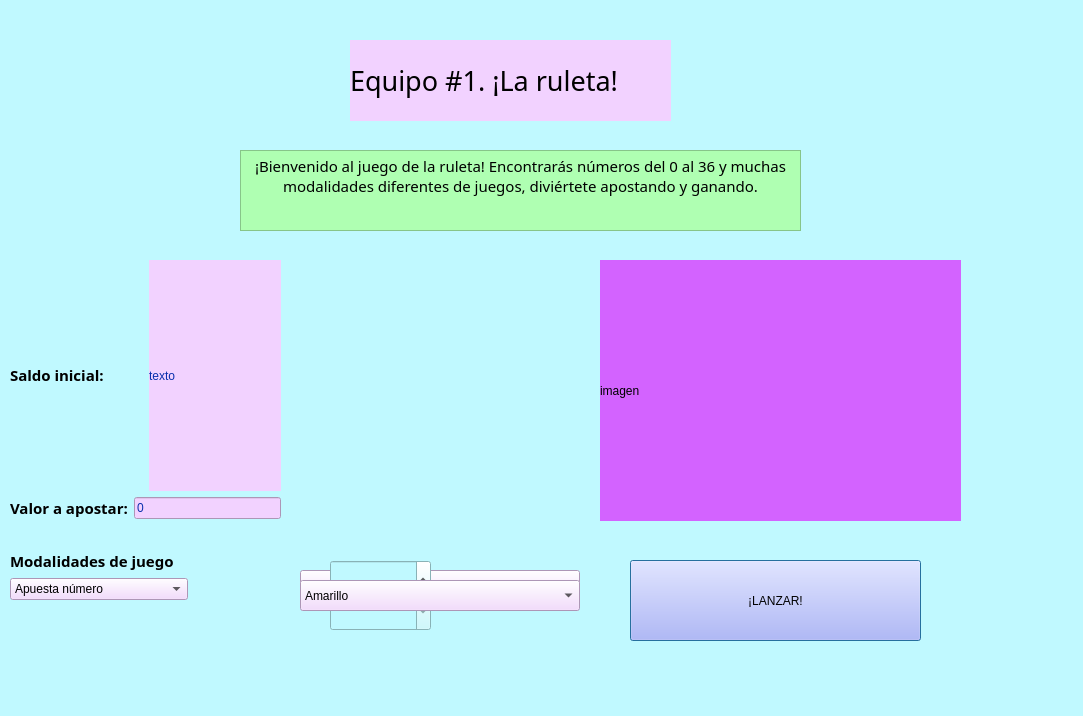
<?xml version="1.0" encoding="UTF-8"?>
<ui version="4.0">
 <class>Dialog</class>
 <widget class="QDialog" name="Dialog">
  <property name="geometry">
   <rect>
    <x>0</x>
    <y>0</y>
    <width>1083</width>
    <height>716</height>
   </rect>
  </property>
  <property name="windowTitle">
   <string>Dialog</string>
  </property>
  <property name="styleSheet">
   <string notr="true">background-color: rgb(192, 249, 255);
alternate-background-color: rgb(255, 170, 255);</string>
  </property>
  <widget class="QLabel" name="label_3">
   <property name="geometry">
    <rect>
     <x>350</x>
     <y>40</y>
     <width>321</width>
     <height>81</height>
    </rect>
   </property>
   <property name="font">
    <font>
     <family>Rufina</family>
     <pointsize>20</pointsize>
     <weight>9</weight>
     <italic>false</italic>
     <bold>false</bold>
    </font>
   </property>
   <property name="styleSheet">
    <string notr="true">font: 75 20pt &quot;Rufina&quot;;
background-color: rgb(242, 210, 255);</string>
   </property>
   <property name="text">
    <string>Equipo #1. ¡La ruleta!</string>
   </property>
  </widget>
  <widget class="QTextBrowser" name="textBrowser">
   <property name="geometry">
    <rect>
     <x>240</x>
     <y>150</y>
     <width>561</width>
     <height>81</height>
    </rect>
   </property>
   <property name="font">
    <font>
     <family>Rufina</family>
     <pointsize>12</pointsize>
     <weight>9</weight>
     <italic>false</italic>
     <bold>false</bold>
    </font>
   </property>
   <property name="styleSheet">
    <string notr="true">background-color: rgb(175, 255, 178);
font: 75 12pt &quot;Rufina&quot;;</string>
   </property>
   <property name="html">
    <string>&lt;!DOCTYPE HTML PUBLIC &quot;-//W3C//DTD HTML 4.0//EN&quot; &quot;http://www.w3.org/TR/REC-html40/strict.dtd&quot;&gt;
&lt;html&gt;&lt;head&gt;&lt;meta name=&quot;qrichtext&quot; content=&quot;1&quot; /&gt;&lt;style type=&quot;text/css&quot;&gt;
p, li { white-space: pre-wrap; }
&lt;/style&gt;&lt;/head&gt;&lt;body style=&quot; font-family:'Rufina'; font-size:12pt; font-weight:72; font-style:normal;&quot;&gt;
&lt;p align=&quot;center&quot; style=&quot; margin-top:0px; margin-bottom:0px; margin-left:0px; margin-right:0px; -qt-block-indent:0; text-indent:0px;&quot;&gt;&lt;span style=&quot; font-family:'MS Shell Dlg 2'; font-size:11pt; font-weight:400;&quot;&gt;¡Bienvenido al juego de la ruleta! Encontrarás números del 0 al 36 y muchas modalidades diferentes de juegos, diviértete apostando y ganando.&lt;/span&gt;&lt;/p&gt;&lt;/body&gt;&lt;/html&gt;</string>
   </property>
  </widget>
  <widget class="QPushButton" name="_Lanzar">
   <property name="geometry">
    <rect>
     <x>630</x>
     <y>560</y>
     <width>291</width>
     <height>81</height>
    </rect>
   </property>
   <property name="styleSheet">
    <string notr="true">background-color: rgb(170, 170, 255);
font: 12pt &quot;Rufina&quot;;</string>
   </property>
   <property name="text">
    <string>¡LANZAR!</string>
   </property>
  </widget>
  <widget class="QLabel" name="_imagen">
   <property name="geometry">
    <rect>
     <x>600</x>
     <y>260</y>
     <width>361</width>
     <height>261</height>
    </rect>
   </property>
   <property name="styleSheet">
    <string notr="true">background-color: rgb(211, 99, 255);</string>
   </property>
   <property name="text">
    <string>imagen</string>
   </property>
  </widget>
  <widget class="QWidget" name="verticalLayoutWidget">
   <property name="geometry">
    <rect>
     <x>10</x>
     <y>260</y>
     <width>271</width>
     <height>259</height>
    </rect>
   </property>
   <layout class="QVBoxLayout" name="verticalLayout">
    <item>
     <layout class="QHBoxLayout" name="horizontalLayout">
      <item>
       <widget class="QLabel" name="label">
        <property name="palette">
         <palette>
          <active>
           <colorrole role="WindowText">
            <brush brushstyle="SolidPattern">
             <color alpha="255">
              <red>0</red>
              <green>0</green>
              <blue>0</blue>
             </color>
            </brush>
           </colorrole>
           <colorrole role="Button">
            <brush brushstyle="SolidPattern">
             <color alpha="255">
              <red>192</red>
              <green>249</green>
              <blue>255</blue>
             </color>
            </brush>
           </colorrole>
           <colorrole role="Base">
            <brush brushstyle="SolidPattern">
             <color alpha="255">
              <red>192</red>
              <green>249</green>
              <blue>255</blue>
             </color>
            </brush>
           </colorrole>
           <colorrole role="Window">
            <brush brushstyle="SolidPattern">
             <color alpha="255">
              <red>192</red>
              <green>249</green>
              <blue>255</blue>
             </color>
            </brush>
           </colorrole>
           <colorrole role="AlternateBase">
            <brush brushstyle="SolidPattern">
             <color alpha="255">
              <red>255</red>
              <green>170</green>
              <blue>255</blue>
             </color>
            </brush>
           </colorrole>
          </active>
          <inactive>
           <colorrole role="WindowText">
            <brush brushstyle="SolidPattern">
             <color alpha="255">
              <red>0</red>
              <green>0</green>
              <blue>0</blue>
             </color>
            </brush>
           </colorrole>
           <colorrole role="Button">
            <brush brushstyle="SolidPattern">
             <color alpha="255">
              <red>192</red>
              <green>249</green>
              <blue>255</blue>
             </color>
            </brush>
           </colorrole>
           <colorrole role="Base">
            <brush brushstyle="SolidPattern">
             <color alpha="255">
              <red>192</red>
              <green>249</green>
              <blue>255</blue>
             </color>
            </brush>
           </colorrole>
           <colorrole role="Window">
            <brush brushstyle="SolidPattern">
             <color alpha="255">
              <red>192</red>
              <green>249</green>
              <blue>255</blue>
             </color>
            </brush>
           </colorrole>
           <colorrole role="AlternateBase">
            <brush brushstyle="SolidPattern">
             <color alpha="255">
              <red>255</red>
              <green>170</green>
              <blue>255</blue>
             </color>
            </brush>
           </colorrole>
          </inactive>
          <disabled>
           <colorrole role="WindowText">
            <brush brushstyle="SolidPattern">
             <color alpha="255">
              <red>120</red>
              <green>120</green>
              <blue>120</blue>
             </color>
            </brush>
           </colorrole>
           <colorrole role="Button">
            <brush brushstyle="SolidPattern">
             <color alpha="255">
              <red>192</red>
              <green>249</green>
              <blue>255</blue>
             </color>
            </brush>
           </colorrole>
           <colorrole role="Base">
            <brush brushstyle="SolidPattern">
             <color alpha="255">
              <red>192</red>
              <green>249</green>
              <blue>255</blue>
             </color>
            </brush>
           </colorrole>
           <colorrole role="Window">
            <brush brushstyle="SolidPattern">
             <color alpha="255">
              <red>192</red>
              <green>249</green>
              <blue>255</blue>
             </color>
            </brush>
           </colorrole>
           <colorrole role="AlternateBase">
            <brush brushstyle="SolidPattern">
             <color alpha="255">
              <red>255</red>
              <green>170</green>
              <blue>255</blue>
             </color>
            </brush>
           </colorrole>
          </disabled>
         </palette>
        </property>
        <property name="font">
         <font>
          <family>Rufina</family>
         </font>
        </property>
        <property name="text">
         <string>&lt;html&gt;&lt;head/&gt;&lt;body&gt;&lt;p&gt;&lt;span style=&quot; font-size:11pt; font-weight:600;&quot;&gt;Saldo inicial:&lt;/span&gt;&lt;/p&gt;&lt;/body&gt;&lt;/html&gt;</string>
        </property>
       </widget>
      </item>
      <item>
       <widget class="QLabel" name="_saldotexto">
        <property name="styleSheet">
         <string notr="true">background-color: rgb(242, 210, 255);
color: rgb(9, 47, 173);</string>
        </property>
        <property name="text">
         <string>texto</string>
        </property>
       </widget>
      </item>
     </layout>
    </item>
    <item>
     <layout class="QHBoxLayout" name="horizontalLayout_2">
      <item>
       <widget class="QLabel" name="label_4">
        <property name="palette">
         <palette>
          <active>
           <colorrole role="WindowText">
            <brush brushstyle="SolidPattern">
             <color alpha="255">
              <red>0</red>
              <green>0</green>
              <blue>0</blue>
             </color>
            </brush>
           </colorrole>
           <colorrole role="Button">
            <brush brushstyle="SolidPattern">
             <color alpha="255">
              <red>192</red>
              <green>249</green>
              <blue>255</blue>
             </color>
            </brush>
           </colorrole>
           <colorrole role="Base">
            <brush brushstyle="SolidPattern">
             <color alpha="255">
              <red>192</red>
              <green>249</green>
              <blue>255</blue>
             </color>
            </brush>
           </colorrole>
           <colorrole role="Window">
            <brush brushstyle="SolidPattern">
             <color alpha="255">
              <red>192</red>
              <green>249</green>
              <blue>255</blue>
             </color>
            </brush>
           </colorrole>
           <colorrole role="AlternateBase">
            <brush brushstyle="SolidPattern">
             <color alpha="255">
              <red>255</red>
              <green>170</green>
              <blue>255</blue>
             </color>
            </brush>
           </colorrole>
          </active>
          <inactive>
           <colorrole role="WindowText">
            <brush brushstyle="SolidPattern">
             <color alpha="255">
              <red>0</red>
              <green>0</green>
              <blue>0</blue>
             </color>
            </brush>
           </colorrole>
           <colorrole role="Button">
            <brush brushstyle="SolidPattern">
             <color alpha="255">
              <red>192</red>
              <green>249</green>
              <blue>255</blue>
             </color>
            </brush>
           </colorrole>
           <colorrole role="Base">
            <brush brushstyle="SolidPattern">
             <color alpha="255">
              <red>192</red>
              <green>249</green>
              <blue>255</blue>
             </color>
            </brush>
           </colorrole>
           <colorrole role="Window">
            <brush brushstyle="SolidPattern">
             <color alpha="255">
              <red>192</red>
              <green>249</green>
              <blue>255</blue>
             </color>
            </brush>
           </colorrole>
           <colorrole role="AlternateBase">
            <brush brushstyle="SolidPattern">
             <color alpha="255">
              <red>255</red>
              <green>170</green>
              <blue>255</blue>
             </color>
            </brush>
           </colorrole>
          </inactive>
          <disabled>
           <colorrole role="WindowText">
            <brush brushstyle="SolidPattern">
             <color alpha="255">
              <red>120</red>
              <green>120</green>
              <blue>120</blue>
             </color>
            </brush>
           </colorrole>
           <colorrole role="Button">
            <brush brushstyle="SolidPattern">
             <color alpha="255">
              <red>192</red>
              <green>249</green>
              <blue>255</blue>
             </color>
            </brush>
           </colorrole>
           <colorrole role="Base">
            <brush brushstyle="SolidPattern">
             <color alpha="255">
              <red>192</red>
              <green>249</green>
              <blue>255</blue>
             </color>
            </brush>
           </colorrole>
           <colorrole role="Window">
            <brush brushstyle="SolidPattern">
             <color alpha="255">
              <red>192</red>
              <green>249</green>
              <blue>255</blue>
             </color>
            </brush>
           </colorrole>
           <colorrole role="AlternateBase">
            <brush brushstyle="SolidPattern">
             <color alpha="255">
              <red>255</red>
              <green>170</green>
              <blue>255</blue>
             </color>
            </brush>
           </colorrole>
          </disabled>
         </palette>
        </property>
        <property name="font">
         <font>
          <family>Rufina</family>
         </font>
        </property>
        <property name="text">
         <string>&lt;html&gt;&lt;head/&gt;&lt;body&gt;&lt;p&gt;&lt;span style=&quot; font-size:11pt; font-weight:600;&quot;&gt;Valor a apostar:&lt;/span&gt;&lt;/p&gt;&lt;/body&gt;&lt;/html&gt;</string>
        </property>
       </widget>
      </item>
      <item>
       <widget class="QLineEdit" name="_valorApostar">
        <property name="styleSheet">
         <string notr="true">background-color: rgb(242, 210, 255);
color: rgb(9, 47, 173);</string>
        </property>
        <property name="text">
         <string>0</string>
        </property>
       </widget>
      </item>
     </layout>
    </item>
   </layout>
  </widget>
  <widget class="QWidget" name="formLayoutWidget">
   <property name="geometry">
    <rect>
     <x>10</x>
     <y>550</y>
     <width>285</width>
     <height>101</height>
    </rect>
   </property>
   <layout class="QFormLayout" name="formLayout">
    <item row="0" column="0">
     <widget class="QLabel" name="label_7">
      <property name="palette">
       <palette>
        <active>
         <colorrole role="WindowText">
          <brush brushstyle="SolidPattern">
           <color alpha="255">
            <red>0</red>
            <green>0</green>
            <blue>0</blue>
           </color>
          </brush>
         </colorrole>
         <colorrole role="Button">
          <brush brushstyle="SolidPattern">
           <color alpha="255">
            <red>192</red>
            <green>249</green>
            <blue>255</blue>
           </color>
          </brush>
         </colorrole>
         <colorrole role="Base">
          <brush brushstyle="SolidPattern">
           <color alpha="255">
            <red>192</red>
            <green>249</green>
            <blue>255</blue>
           </color>
          </brush>
         </colorrole>
         <colorrole role="Window">
          <brush brushstyle="SolidPattern">
           <color alpha="255">
            <red>192</red>
            <green>249</green>
            <blue>255</blue>
           </color>
          </brush>
         </colorrole>
         <colorrole role="AlternateBase">
          <brush brushstyle="SolidPattern">
           <color alpha="255">
            <red>255</red>
            <green>170</green>
            <blue>255</blue>
           </color>
          </brush>
         </colorrole>
        </active>
        <inactive>
         <colorrole role="WindowText">
          <brush brushstyle="SolidPattern">
           <color alpha="255">
            <red>0</red>
            <green>0</green>
            <blue>0</blue>
           </color>
          </brush>
         </colorrole>
         <colorrole role="Button">
          <brush brushstyle="SolidPattern">
           <color alpha="255">
            <red>192</red>
            <green>249</green>
            <blue>255</blue>
           </color>
          </brush>
         </colorrole>
         <colorrole role="Base">
          <brush brushstyle="SolidPattern">
           <color alpha="255">
            <red>192</red>
            <green>249</green>
            <blue>255</blue>
           </color>
          </brush>
         </colorrole>
         <colorrole role="Window">
          <brush brushstyle="SolidPattern">
           <color alpha="255">
            <red>192</red>
            <green>249</green>
            <blue>255</blue>
           </color>
          </brush>
         </colorrole>
         <colorrole role="AlternateBase">
          <brush brushstyle="SolidPattern">
           <color alpha="255">
            <red>255</red>
            <green>170</green>
            <blue>255</blue>
           </color>
          </brush>
         </colorrole>
        </inactive>
        <disabled>
         <colorrole role="WindowText">
          <brush brushstyle="SolidPattern">
           <color alpha="255">
            <red>120</red>
            <green>120</green>
            <blue>120</blue>
           </color>
          </brush>
         </colorrole>
         <colorrole role="Button">
          <brush brushstyle="SolidPattern">
           <color alpha="255">
            <red>192</red>
            <green>249</green>
            <blue>255</blue>
           </color>
          </brush>
         </colorrole>
         <colorrole role="Base">
          <brush brushstyle="SolidPattern">
           <color alpha="255">
            <red>192</red>
            <green>249</green>
            <blue>255</blue>
           </color>
          </brush>
         </colorrole>
         <colorrole role="Window">
          <brush brushstyle="SolidPattern">
           <color alpha="255">
            <red>192</red>
            <green>249</green>
            <blue>255</blue>
           </color>
          </brush>
         </colorrole>
         <colorrole role="AlternateBase">
          <brush brushstyle="SolidPattern">
           <color alpha="255">
            <red>255</red>
            <green>170</green>
            <blue>255</blue>
           </color>
          </brush>
         </colorrole>
        </disabled>
       </palette>
      </property>
      <property name="font">
       <font>
        <family>Rufina</family>
       </font>
      </property>
      <property name="text">
       <string>&lt;html&gt;&lt;head/&gt;&lt;body&gt;&lt;p&gt;&lt;span style=&quot; font-size:11pt; font-weight:600;&quot;&gt;Modalidades de juego&lt;/span&gt;&lt;/p&gt;&lt;/body&gt;&lt;/html&gt;</string>
      </property>
     </widget>
    </item>
    <item row="1" column="0">
     <layout class="QHBoxLayout" name="horizontalLayout_3">
      <item>
       <widget class="QComboBox" name="_mod">
        <property name="styleSheet">
         <string notr="true">background-color: rgb(242, 210, 255);
font: 12pt &quot;Rufina&quot;;</string>
        </property>
        <item>
         <property name="text">
          <string>Apuesta número</string>
         </property>
        </item>
        <item>
         <property name="text">
          <string>Apuesta color</string>
         </property>
        </item>
        <item>
         <property name="text">
          <string>Apuesta par</string>
         </property>
        </item>
        <item>
         <property name="text">
          <string>Apuesta impar</string>
         </property>
        </item>
        <item>
         <property name="text">
          <string>Apuesta rango de números</string>
         </property>
        </item>
       </widget>
      </item>
     </layout>
    </item>
   </layout>
  </widget>
  <widget class="QComboBox" name="_opciones">
   <property name="geometry">
    <rect>
     <x>300</x>
     <y>570</y>
     <width>280</width>
     <height>31</height>
    </rect>
   </property>
   <property name="autoFillBackground">
    <bool>false</bool>
   </property>
   <property name="styleSheet">
    <string notr="true">background-color: rgb(242, 210, 255);
font: 12pt &quot;Rufina&quot;;</string>
   </property>
   <item>
    <property name="text">
     <string>Entre 1 y 12</string>
    </property>
   </item>
   <item>
    <property name="text">
     <string>Entre 13 y 24</string>
    </property>
   </item>
   <item>
    <property name="text">
     <string>Entre 24 y 36</string>
    </property>
   </item>
   <item>
    <property name="text">
     <string>0</string>
    </property>
   </item>
  </widget>
  <widget class="QSpinBox" name="_numerospinbox">
   <property name="geometry">
    <rect>
     <x>330</x>
     <y>560</y>
     <width>101</width>
     <height>71</height>
    </rect>
   </property>
   <property name="maximum">
    <number>36</number>
   </property>
  </widget>
  <widget class="QComboBox" name="_colores">
   <property name="geometry">
    <rect>
     <x>300</x>
     <y>580</y>
     <width>280</width>
     <height>31</height>
    </rect>
   </property>
   <property name="autoFillBackground">
    <bool>false</bool>
   </property>
   <property name="styleSheet">
    <string notr="true">background-color: rgb(242, 210, 255);
font: 12pt &quot;Rufina&quot;;</string>
   </property>
   <item>
    <property name="text">
     <string>Amarillo</string>
    </property>
   </item>
   <item>
    <property name="text">
     <string>Azul</string>
    </property>
   </item>
   <item>
    <property name="text">
     <string>Rojo</string>
    </property>
   </item>
  </widget>
  <widget class="QLabel" name="_empty">
   <property name="geometry">
    <rect>
     <x>290</x>
     <y>390</y>
     <width>278</width>
     <height>28</height>
    </rect>
   </property>
   <property name="text">
    <string/>
   </property>
  </widget>
 </widget>
 <resources/>
 <connections/>
</ui>
